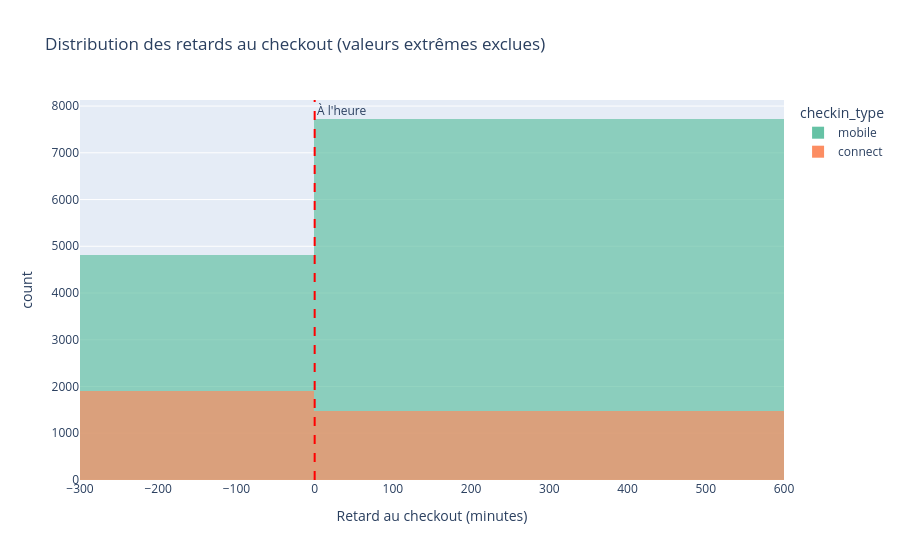

The notebook cell saved with this chart:
### Code cell
# Distribution des retards par type de check-in
fig = px.histogram(
    ended_with_delay,
    x='delay_at_checkout_in_minutes',
    color='checkin_type',
    nbins=120,
    title='Distribution des retards au checkout (valeurs extrêmes exclues)',
    labels={'delay_at_checkout_in_minutes': 'Retard au checkout (minutes)', 'count': 'Nombre de locations'},
    barmode='overlay',
    opacity=0.7,
    color_discrete_sequence=px.colors.qualitative.Set2
)
fig.update_xaxes(range=[-300, 600])
fig.add_vline(x=0, line_dash='dash', line_color='red', annotation_text='À l\'heure')
fig.show()

### Figure 1 — Plotly figure (JSON) as saved in the notebook; plotly's stock layout.template omitted (floating-point values rounded to 4 significant figures; data arrays with more than 128 entries replaced by an {"elided": "..."} marker saying what was removed)
{"data": [{"bingroup": "x", "hovertemplate": "checkin_type=mobile<br>Retard au checkout (minutes)=%{x}<br>count=%{y}<extra></extra>", "legendgroup": "mobile", "marker": {"color": "rgb(102,194,165)", "opacity": 0.7, "pattern": {"shape": ""}}, "name": "mobile", "nbinsx": 120, "orientation": "v", "showlegend": true, "type": "histogram", "x": {"elided": "12943 float values"}, "xaxis": "x", "yaxis": "y"}, {"bingroup": "x", "hovertemplate": "checkin_type=connect<br>Retard au checkout (minutes)=%{x}<br>count=%{y}<extra></extra>", "legendgroup": "connect", "marker": {"color": "rgb(252,141,98)", "opacity": 0.7, "pattern": {"shape": ""}}, "name": "connect", "nbinsx": 120, "orientation": "v", "showlegend": true, "type": "histogram", "x": {"elided": "3402 float values"}, "xaxis": "x", "yaxis": "y"}], "layout": {"annotations": [{"showarrow": false, "text": "À l'heure", "x": 0, "xanchor": "left", "xref": "x", "y": 1, "yanchor": "top", "yref": "y domain"}], "barmode": "overlay", "legend": {"title": {"text": "checkin_type"}, "tracegroupgap": 0}, "shapes": [{"line": {"color": "red", "dash": "dash"}, "type": "line", "x0": 0, "x1": 0, "xref": "x", "y0": 0, "y1": 1, "yref": "y domain"}], "title": {"text": "Distribution des retards au checkout (valeurs extrêmes exclues)"}, "xaxis": {"anchor": "y", "domain": [0, 1], "range": [-300, 600], "title": {"text": "Retard au checkout (minutes)"}}, "yaxis": {"anchor": "x", "domain": [0, 1], "title": {"text": "count"}}}}
